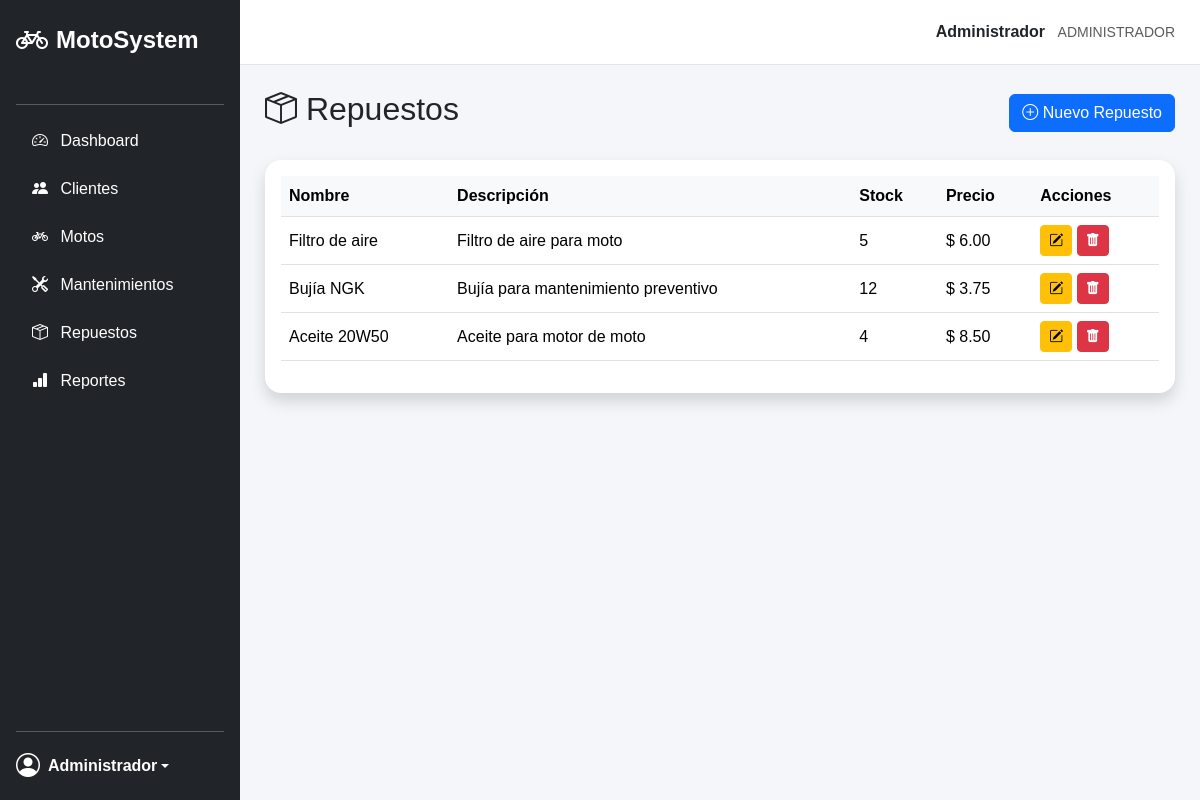
/views/repuestos/index.php (signed in), run on the app's committed database.
### tables this page shows
CREATE TABLE repuestos (
    id_repuesto INT AUTO_INCREMENT PRIMARY KEY,
    nombre VARCHAR(100) NOT NULL,
    descripcion TEXT,
    stock INT NOT NULL DEFAULT 0,
    precio DECIMAL(10,2) NOT NULL DEFAULT 0.00,
    estado TINYINT DEFAULT 1,
    fecha_registro TIMESTAMP DEFAULT CURRENT_TIMESTAMP
);

### config/conexion.php (called while the page is built, shortened)
<?php
class Conexion
{
    private $host = "localhost";
    private $puerto = 3306;
    private $usuario = "root";
    private $password = "1234";
    private $base_datos = "sistema_motos";
    public function conectar()
    {
        try {
            $conexion = new mysqli(
                $this->host,
                $this->usuario,
                $this->password,
                $this->base_datos,
                $this->puerto
            );
            $conexion->set_charset("utf8");
            return $conexion;
        } catch (mysqli_sql_exception $e) {
            die("Error de conexión a la base de datos: " . $e->getMessage());
        }
    }
}
?>

### models/Repuesto.php (called while the page is built, shortened)
<?php
require_once __DIR__ . "/../config/conexion.php";
class Repuesto {
    private $conexion;
    public function __construct() {
        $database = new Conexion();
        $this->conexion = $database->conectar();
    }
    public function obtenerTodos() {
        $sql = "SELECT * FROM repuestos
                WHERE estado = 1
                ORDER BY id_repuesto DESC";
        $resultado = $this->conexion->query($sql);
        $repuestos = [];
        while ($fila = $resultado->fetch_assoc()) {
            $repuestos[] = $fila;
        }
        return $repuestos;
    }
}
?>

### views/repuestos/index.php (the view, shortened to what this page needs)
<?php
require_once "../../models/Repuesto.php";
$modelo = new Repuesto();
$repuestos = $modelo->obtenerTodos();
?>
<div class="d-flex justify-content-between align-items-center mb-4">
    <h2>
        <i class="bi bi-box-seam"></i>
        Repuestos
    </h2>
    <a href="crear.php" class="btn btn-primary">
        <i class="bi bi-plus-circle"></i>
        Nuevo Repuesto
    </a>
</div>
<div class="card border-0 shadow rounded-4">
    <div class="card-body">
        <div class="table-responsive">
            <table class="table table-hover align-middle">
                <thead class="table">
                    <tr>
                        <th>Nombre</th>
                        <th>Descripción</th>
                        <th>Stock</th>
                        <th>Precio</th>
                        <th>Acciones</th>
                    </tr>
                </thead>
                <tbody>
                    <?php if (!empty($repuestos)): ?>
                        <?php foreach ($repuestos as $repuesto): ?>
                            <tr>
                                <td>
                                    <?php echo $repuesto["nombre"]; ?>
                                </td>
                                <td>
                                    <?php echo $repuesto["descripcion"]; ?>
                                </td>
                                <td>
                                    <?php echo $repuesto["stock"]; ?>
                                </td>
                                <td>
                                    $ <?php echo $repuesto["precio"]; ?>
                                </td>
                                <td>
                                    <a
                                        href="editar.php?id=<?php echo $repuesto['id_repuesto']; ?>"
                                        class="btn btn-warning btn-sm"
                                    >
                                        <i class="bi bi-pencil-square"></i>
                                    </a>
                                    <button
                                        type="button"
                                        class="btn btn-danger btn-sm btn-eliminar-repuesto"
                                        data-url="../../controllers/RepuestoController.php?eliminar=<?php echo $repuesto['id_repuesto']; ?>"
                                    >
                                        <i class="bi bi-trash-fill"></i>
                                    </button>
                                </td>
                            </tr>
                        <?php endforeach; ?>
                    <?php endif; ?>
                </tbody>
            </table>
        </div>
    </div>
</div>
<?php
include "../layouts/app.php";
?>

### public/css/estilos.css (style rules this page uses)
* { box-sizing: border-box; }
body { background-color: #f4f6f9; font-family: Arial, Helvetica, sans-serif; }
.table th { background-color: #f8f9fa; }

### data on the page
repuestos: nombre "Filtro de aire", descripcion "Filtro de aire para moto", stock "5", precio "6.00"
repuestos: nombre "Bujía NGK", descripcion "Bujía para mantenimiento preventivo", stock "12", precio "3.75"
repuestos: nombre "Aceite 20W50", descripcion "Aceite para motor de moto", stock "4", precio "8.50"

### other printed values
$_SESSION["nombre"] "Administrador"
$_SESSION["rol"] "ADMINISTRADOR"
